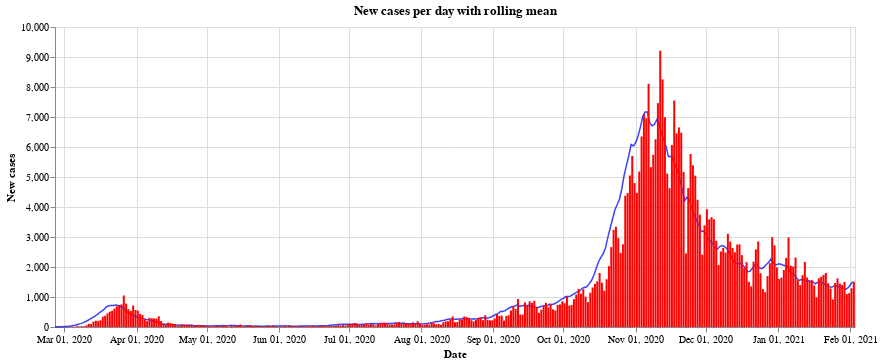

Source (notebook cell):
### Code cell
#collapse
bars = alt.Chart(all_austria).mark_bar(
    color='red',
    opacity=1,
    size=2
).encode(
    x=alt.X("yearmonthdate(Time):T", axis=alt.Axis(title='Date')),
    y=alt.Y("AnzahlFaelle:Q", axis=alt.Axis(title='New cases')),
)

line = alt.Chart(all_austria).mark_line(
    color='blue',
    opacity=0.75,
    size=1.5,
).transform_window(
    rolling_mean='mean(AnzahlFaelle)',
    frame=[0, 7]
).encode(x='yearmonthdate(Time):T',
         y='rolling_mean:Q'
         ).properties(title='New cases per day with rolling mean', width=800)

alt.layer(line, bars, data=all_austria)

### Figure 1 — Vega-Lite specification as saved in the notebook (floating-point values rounded to 4 significant figures; data arrays with more than 128 entries replaced by an {"elided": "..."} marker saying what was removed)
{"config": {"view": {"continuousWidth": 400, "continuousHeight": 300}}, "layer": [{"mark": {"type": "line", "color": "blue", "opacity": 0.75, "size": 1.5}, "encoding": {"x": {"type": "temporal", "field": "Time", "timeUnit": "yearmonthdate"}, "y": {"type": "quantitative", "field": "rolling_mean"}}, "title": "New cases per day with rolling mean", "transform": [{"window": [{"op": "mean", "field": "AnzahlFaelle", "as": "rolling_mean"}], "frame": [0, 7]}], "width": 800}, {"mark": {"type": "bar", "color": "red", "opacity": 1, "size": 2}, "encoding": {"x": {"type": "temporal", "axis": {"title": "Date"}, "field": "Time", "timeUnit": "yearmonthdate"}, "y": {"type": "quantitative", "axis": {"title": "New cases"}, "field": "AnzahlFaelle"}}}], "data": {"name": "data-0bc0fad5afe04db24ba15aa838295551"}, "$schema": "https://vega.github.io/schema/vega-lite/v4.8.1.json", "datasets": {"data-0bc0fad5afe04db24ba15aa838295551": {"elided": "343 records"}}}
